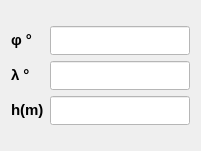
           <widget class="QWidget" name="layoutWidget">
            <property name="geometry">
             <rect>
              <x>460</x>
              <y>170</y>
              <width>201</width>
              <height>151</height>
             </rect>
            </property>
            <layout class="QGridLayout" name="gridLayout_3">
             <item row="0" column="0">
              <layout class="QGridLayout" name="gridLayout_21">
               <item row="1" column="0">
                <widget class="QLabel" name="label_35">
                 <property name="palette">
                  <palette>
                   <active>
                    <colorrole role="Button">
                     <brush brushstyle="SolidPattern">
                      <color alpha="255">
                       <red>187</red>
                       <green>231</green>
                       <blue>255</blue>
                      </color>
                     </brush>
                    </colorrole>
                    <colorrole role="Text">
                     <brush brushstyle="SolidPattern">
                      <color alpha="255">
                       <red>255</red>
                       <green>0</green>
                       <blue>0</blue>
                      </color>
                     </brush>
                    </colorrole>
                    <colorrole role="Base">
                     <brush brushstyle="SolidPattern">
                      <color alpha="255">
                       <red>187</red>
                       <green>231</green>
                       <blue>255</blue>
                      </color>
                     </brush>
                    </colorrole>
                    <colorrole role="Window">
                     <brush brushstyle="SolidPattern">
                      <color alpha="255">
                       <red>187</red>
                       <green>231</green>
                       <blue>255</blue>
                      </color>
                     </brush>
                    </colorrole>
                    <colorrole role="PlaceholderText">
                     <brush brushstyle="NoBrush">
                      <color alpha="128">
                       <red>255</red>
                       <green>0</green>
                       <blue>0</blue>
                      </color>
                     </brush>
                    </colorrole>
                   </active>
                   <inactive>
                    <colorrole role="Button">
                     <brush brushstyle="SolidPattern">
                      <color alpha="255">
                       <red>187</red>
                       <green>231</green>
                       <blue>255</blue>
                      </color>
                     </brush>
                    </colorrole>
                    <colorrole role="Text">
                     <brush brushstyle="SolidPattern">
                      <color alpha="255">
                       <red>255</red>
                       <green>0</green>
                       <blue>0</blue>
                      </color>
                     </brush>
                    </colorrole>
                    <colorrole role="Base">
                     <brush brushstyle="SolidPattern">
                      <color alpha="255">
                       <red>187</red>
                       <green>231</green>
                       <blue>255</blue>
                      </color>
                     </brush>
                    </colorrole>
                    <colorrole role="Window">
                     <brush brushstyle="SolidPattern">
                      <color alpha="255">
                       <red>187</red>
                       <green>231</green>
                       <blue>255</blue>
                      </color>
                     </brush>
                    </colorrole>
                    <colorrole role="PlaceholderText">
                     <brush brushstyle="NoBrush">
                      <color alpha="128">
                       <red>255</red>
                       <green>0</green>
                       <blue>0</blue>
                      </color>
                     </brush>
                    </colorrole>
                   </inactive>
                   <disabled>
                    <colorrole role="Button">
                     <brush brushstyle="SolidPattern">
                      <color alpha="255">
                       <red>187</red>
                       <green>231</green>
                       <blue>255</blue>
                      </color>
                     </brush>
                    </colorrole>
                    <colorrole role="Text">
                     <brush brushstyle="SolidPattern">
                      <color alpha="255">
                       <red>127</red>
                       <green>127</green>
                       <blue>127</blue>
                      </color>
                     </brush>
                    </colorrole>
                    <colorrole role="Base">
                     <brush brushstyle="SolidPattern">
                      <color alpha="255">
                       <red>187</red>
                       <green>231</green>
                       <blue>255</blue>
                      </color>
                     </brush>
                    </colorrole>
                    <colorrole role="Window">
                     <brush brushstyle="SolidPattern">
                      <color alpha="255">
                       <red>187</red>
                       <green>231</green>
                       <blue>255</blue>
                      </color>
                     </brush>
                    </colorrole>
                    <colorrole role="PlaceholderText">
                     <brush brushstyle="NoBrush">
                      <color alpha="128">
                       <red>255</red>
                       <green>0</green>
                       <blue>0</blue>
                      </color>
                     </brush>
                    </colorrole>
                   </disabled>
                  </palette>
                 </property>
                 <property name="font">
                  <font>
                   <family>MS Shell Dlg 2</family>
                   <pointsize>10</pointsize>
                   <weight>9</weight>
                   <italic>false</italic>
                   <bold>false</bold>
                  </font>
                 </property>
                 <property name="styleSheet">
                  <string notr="true">font: 75 10pt &quot;MS Shell Dlg 2&quot;;</string>
                 </property>
                 <property name="text">
                  <string>&lt;html&gt;&lt;head/&gt;&lt;body&gt;&lt;p&gt;&lt;span style=&quot; font-size:11pt; font-weight:600;&quot;&gt;      λ °            &lt;/span&gt;&lt;/p&gt;&lt;/body&gt;&lt;/html&gt;</string>
                 </property>
                </widget>
               </item>
               <item row="0" column="0">
                <widget class="QLabel" name="label_36">
                 <property name="palette">
                  <palette>
                   <active>
                    <colorrole role="Button">
                     <brush brushstyle="SolidPattern">
                      <color alpha="255">
                       <red>187</red>
                       <green>231</green>
                       <blue>255</blue>
                      </color>
                     </brush>
                    </colorrole>
                    <colorrole role="Text">
                     <brush brushstyle="SolidPattern">
                      <color alpha="255">
                       <red>255</red>
                       <green>0</green>
                       <blue>0</blue>
                      </color>
                     </brush>
                    </colorrole>
                    <colorrole role="Base">
                     <brush brushstyle="SolidPattern">
                      <color alpha="255">
                       <red>187</red>
                       <green>231</green>
                       <blue>255</blue>
                      </color>
                     </brush>
                    </colorrole>
                    <colorrole role="Window">
                     <brush brushstyle="SolidPattern">
                      <color alpha="255">
                       <red>187</red>
                       <green>231</green>
                       <blue>255</blue>
                      </color>
                     </brush>
                    </colorrole>
                    <colorrole role="PlaceholderText">
                     <brush brushstyle="NoBrush">
                      <color alpha="128">
                       <red>255</red>
                       <green>0</green>
                       <blue>0</blue>
                      </color>
                     </brush>
                    </colorrole>
                   </active>
                   <inactive>
                    <colorrole role="Button">
                     <brush brushstyle="SolidPattern">
                      <color alpha="255">
                       <red>187</red>
                       <green>231</green>
                       <blue>255</blue>
                      </color>
                     </brush>
                    </colorrole>
                    <colorrole role="Text">
                     <brush brushstyle="SolidPattern">
                      <color alpha="255">
                       <red>255</red>
                       <green>0</green>
                       <blue>0</blue>
                      </color>
                     </brush>
                    </colorrole>
                    <colorrole role="Base">
                     <brush brushstyle="SolidPattern">
                      <color alpha="255">
                       <red>187</red>
                       <green>231</green>
                       <blue>255</blue>
                      </color>
                     </brush>
                    </colorrole>
                    <colorrole role="Window">
                     <brush brushstyle="SolidPattern">
                      <color alpha="255">
                       <red>187</red>
                       <green>231</green>
                       <blue>255</blue>
                      </color>
                     </brush>
                    </colorrole>
                    <colorrole role="PlaceholderText">
                     <brush brushstyle="NoBrush">
                      <color alpha="128">
                       <red>255</red>
                       <green>0</green>
                       <blue>0</blue>
                      </color>
                     </brush>
                    </colorrole>
                   </inactive>
                   <disabled>
                    <colorrole role="Button">
                     <brush brushstyle="SolidPattern">
                      <color alpha="255">
                       <red>187</red>
                       <green>231</green>
                       <blue>255</blue>
                      </color>
                     </brush>
                    </colorrole>
                    <colorrole role="Text">
                     <brush brushstyle="SolidPattern">
                      <color alpha="255">
                       <red>127</red>
                       <green>127</green>
                       <blue>127</blue>
                      </color>
                     </brush>
                    </colorrole>
                    <colorrole role="Base">
                     <brush brushstyle="SolidPattern">
                      <color alpha="255">
                       <red>187</red>
                       <green>231</green>
                       <blue>255</blue>
                      </color>
                     </brush>
                    </colorrole>
                    <colorrole role="Window">
                     <brush brushstyle="SolidPattern">
                      <color alpha="255">
                       <red>187</red>
                       <green>231</green>
                       <blue>255</blue>
                      </color>
                     </brush>
                    </colorrole>
                    <colorrole role="PlaceholderText">
                     <brush brushstyle="NoBrush">
                      <color alpha="128">
                       <red>255</red>
                       <green>0</green>
                       <blue>0</blue>
                      </color>
                     </brush>
                    </colorrole>
                   </disabled>
                  </palette>
                 </property>
                 <property name="font">
                  <font>
                   <family>MS Shell Dlg 2</family>
                   <pointsize>10</pointsize>
                   <weight>9</weight>
                   <italic>false</italic>
                   <bold>false</bold>
                  </font>
                 </property>
                 <property name="styleSheet">
                  <string notr="true">font: 75 10pt &quot;MS Shell Dlg 2&quot;;</string>
                 </property>
                 <property name="text">
                  <string>&lt;html&gt;&lt;head/&gt;&lt;body&gt;&lt;p&gt;&lt;span style=&quot; font-size:11pt; font-weight:600; color:#000000;&quot;&gt;φ °&lt;/span&gt;&lt;/p&gt;&lt;/body&gt;&lt;/html&gt;</string>
                 </property>
                </widget>
               </item>
               <item row="2" column="0">
                <widget class="QLabel" name="label_37">
                 <property name="palette">
                  <palette>
                   <active>
                    <colorrole role="Button">
                     <brush brushstyle="SolidPattern">
                      <color alpha="255">
                       <red>187</red>
                       <green>231</green>
                       <blue>255</blue>
                      </color>
                     </brush>
                    </colorrole>
                    <colorrole role="Text">
                     <brush brushstyle="SolidPattern">
                      <color alpha="255">
                       <red>255</red>
                       <green>0</green>
                       <blue>0</blue>
                      </color>
                     </brush>
                    </colorrole>
                    <colorrole role="Base">
                     <brush brushstyle="SolidPattern">
                      <color alpha="255">
                       <red>187</red>
                       <green>231</green>
                       <blue>255</blue>
                      </color>
                     </brush>
                    </colorrole>
                    <colorrole role="Window">
                     <brush brushstyle="SolidPattern">
                      <color alpha="255">
                       <red>187</red>
                       <green>231</green>
                       <blue>255</blue>
                      </color>
                     </brush>
                    </colorrole>
                    <colorrole role="PlaceholderText">
                     <brush brushstyle="NoBrush">
                      <color alpha="128">
                       <red>255</red>
                       <green>0</green>
                       <blue>0</blue>
                      </color>
                     </brush>
                    </colorrole>
                   </active>
                   <inactive>
                    <colorrole role="Button">
                     <brush brushstyle="SolidPattern">
                      <color alpha="255">
                       <red>187</red>
                       <green>231</green>
                       <blue>255</blue>
                      </color>
                     </brush>
                    </colorrole>
                    <colorrole role="Text">
                     <brush brushstyle="SolidPattern">
                      <color alpha="255">
                       <red>255</red>
                       <green>0</green>
                       <blue>0</blue>
                      </color>
                     </brush>
                    </colorrole>
                    <colorrole role="Base">
                     <brush brushstyle="SolidPattern">
                      <color alpha="255">
                       <red>187</red>
                       <green>231</green>
                       <blue>255</blue>
                      </color>
                     </brush>
                    </colorrole>
                    <colorrole role="Window">
                     <brush brushstyle="SolidPattern">
                      <color alpha="255">
                       <red>187</red>
                       <green>231</green>
                       <blue>255</blue>
                      </color>
                     </brush>
                    </colorrole>
                    <colorrole role="PlaceholderText">
                     <brush brushstyle="NoBrush">
                      <color alpha="128">
                       <red>255</red>
                       <green>0</green>
                       <blue>0</blue>
                      </color>
                     </brush>
                    </colorrole>
                   </inactive>
                   <disabled>
                    <colorrole role="Button">
                     <brush brushstyle="SolidPattern">
                      <color alpha="255">
                       <red>187</red>
                       <green>231</green>
                       <blue>255</blue>
                      </color>
                     </brush>
                    </colorrole>
                    <colorrole role="Text">
                     <brush brushstyle="SolidPattern">
                      <color alpha="255">
                       <red>127</red>
                       <green>127</green>
                       <blue>127</blue>
                      </color>
                     </brush>
                    </colorrole>
                    <colorrole role="Base">
                     <brush brushstyle="SolidPattern">
                      <color alpha="255">
                       <red>187</red>
                       <green>231</green>
                       <blue>255</blue>
                      </color>
                     </brush>
                    </colorrole>
                    <colorrole role="Window">
                     <brush brushstyle="SolidPattern">
                      <color alpha="255">
                       <red>187</red>
                       <green>231</green>
                       <blue>255</blue>
                      </color>
                     </brush>
                    </colorrole>
                    <colorrole role="PlaceholderText">
                     <brush brushstyle="NoBrush">
                      <color alpha="128">
                       <red>255</red>
                       <green>0</green>
                       <blue>0</blue>
                      </color>
                     </brush>
                    </colorrole>
                   </disabled>
                  </palette>
                 </property>
                 <property name="font">
                  <font>
                   <family>MS Shell Dlg 2</family>
                   <pointsize>10</pointsize>
                   <weight>9</weight>
                   <italic>false</italic>
                   <bold>false</bold>
                  </font>
                 </property>
                 <property name="styleSheet">
                  <string notr="true">font: 75 10pt &quot;MS Shell Dlg 2&quot;;</string>
                 </property>
                 <property name="text">
                  <string>&lt;html&gt;&lt;head/&gt;&lt;body&gt;&lt;p&gt;&lt;span style=&quot; font-size:11pt; font-weight:600;&quot;&gt;      h(m)&lt;/span&gt;&lt;/p&gt;&lt;/body&gt;&lt;/html&gt;</string>
                 </property>
                </widget>
               </item>
              </layout>
             </item>
             <item row="0" column="1">
              <layout class="QGridLayout" name="gridLayout_22">
               <item row="2" column="0">
                <widget class="QLineEdit" name="h_trans1">
                 <property name="enabled">
                  <bool>false</bool>
                 </property>
                 <property name="palette">
                  <palette>
                   <active>
                    <colorrole role="Button">
                     <brush brushstyle="SolidPattern">
                      <color alpha="255">
                       <red>255</red>
                       <green>255</green>
                       <blue>255</blue>
                      </color>
                     </brush>
                    </colorrole>
                    <colorrole role="Base">
                     <brush brushstyle="SolidPattern">
                      <color alpha="255">
                       <red>255</red>
                       <green>255</green>
                       <blue>255</blue>
                      </color>
                     </brush>
                    </colorrole>
                    <colorrole role="Window">
                     <brush brushstyle="SolidPattern">
                      <color alpha="255">
                       <red>255</red>
                       <green>255</green>
                       <blue>255</blue>
                      </color>
                     </brush>
                    </colorrole>
                   </active>
                   <inactive>
                    <colorrole role="Button">
                     <brush brushstyle="SolidPattern">
                      <color alpha="255">
                       <red>255</red>
                       <green>255</green>
                       <blue>255</blue>
                      </color>
                     </brush>
                    </colorrole>
                    <colorrole role="Base">
                     <brush brushstyle="SolidPattern">
                      <color alpha="255">
                       <red>255</red>
                       <green>255</green>
                       <blue>255</blue>
                      </color>
                     </brush>
                    </colorrole>
                    <colorrole role="Window">
                     <brush brushstyle="SolidPattern">
                      <color alpha="255">
                       <red>255</red>
                       <green>255</green>
                       <blue>255</blue>
                      </color>
                     </brush>
                    </colorrole>
                   </inactive>
                   <disabled>
                    <colorrole role="Button">
                     <brush brushstyle="SolidPattern">
                      <color alpha="255">
                       <red>255</red>
                       <green>255</green>
                       <blue>255</blue>
                      </color>
                     </brush>
                    </colorrole>
                    <colorrole role="Base">
                     <brush brushstyle="SolidPattern">
                      <color alpha="255">
                       <red>255</red>
                       <green>255</green>
                       <blue>255</blue>
                      </color>
                     </brush>
                    </colorrole>
                    <colorrole role="Window">
                     <brush brushstyle="SolidPattern">
                      <color alpha="255">
                       <red>255</red>
                       <green>255</green>
                       <blue>255</blue>
                      </color>
                     </brush>
                    </colorrole>
                   </disabled>
                  </palette>
                 </property>
                 <property name="font">
                  <font>
                   <family>Calibri</family>
                   <pointsize>12</pointsize>
                  </font>
                 </property>
                 <property name="styleSheet">
                  <string notr="true">background-color: rgb(255, 255, 255);</string>
                 </property>
                </widget>
               </item>
               <item row="1" column="0">
                <widget class="QLineEdit" name="lam_tran1">
                 <property name="enabled">
                  <bool>false</bool>
                 </property>
                 <property name="palette">
                  <palette>
                   <active>
                    <colorrole role="Button">
                     <brush brushstyle="SolidPattern">
                      <color alpha="255">
                       <red>255</red>
                       <green>255</green>
                       <blue>255</blue>
                      </color>
                     </brush>
                    </colorrole>
                    <colorrole role="Base">
                     <brush brushstyle="SolidPattern">
                      <color alpha="255">
                       <red>255</red>
                       <green>255</green>
                       <blue>255</blue>
                      </color>
                     </brush>
                    </colorrole>
                    <colorrole role="Window">
                     <brush brushstyle="SolidPattern">
                      <color alpha="255">
                       <red>255</red>
                       <green>255</green>
                       <blue>255</blue>
                      </color>
                     </brush>
                    </colorrole>
                   </active>
                   <inactive>
                    <colorrole role="Button">
                     <brush brushstyle="SolidPattern">
                      <color alpha="255">
                       <red>255</red>
                       <green>255</green>
                       <blue>255</blue>
                      </color>
                     </brush>
                    </colorrole>
                    <colorrole role="Base">
                     <brush brushstyle="SolidPattern">
                      <color alpha="255">
                       <red>255</red>
                       <green>255</green>
                       <blue>255</blue>
                      </color>
                     </brush>
                    </colorrole>
                    <colorrole role="Window">
                     <brush brushstyle="SolidPattern">
                      <color alpha="255">
                       <red>255</red>
                       <green>255</green>
                       <blue>255</blue>
                      </color>
                     </brush>
                    </colorrole>
                   </inactive>
                   <disabled>
                    <colorrole role="Button">
                     <brush brushstyle="SolidPattern">
                      <color alpha="255">
                       <red>255</red>
                       <green>255</green>
                       <blue>255</blue>
                      </color>
                     </brush>
                    </colorrole>
                    <colorrole role="Base">
                     <brush brushstyle="SolidPattern">
                      <color alpha="255">
                       <red>255</red>
                       <green>255</green>
                       <blue>255</blue>
                      </color>
                     </brush>
                    </colorrole>
                    <colorrole role="Window">
                     <brush brushstyle="SolidPattern">
                      <color alpha="255">
                       <red>255</red>
                       <green>255</green>
                       <blue>255</blue>
                      </color>
                     </brush>
                    </colorrole>
                   </disabled>
                  </palette>
                 </property>
                 <property name="font">
                  <font>
                   <family>Calibri</family>
                   <pointsize>12</pointsize>
                  </font>
                 </property>
                 <property name="styleSheet">
                  <string notr="true">
background-color: rgb(255, 255, 255);
</string>
                 </property>
                </widget>
               </item>
               <item row="0" column="0">
                <widget class="QLineEdit" name="phi_trans1">
                 <property name="enabled">
                  <bool>false</bool>
                 </property>
                 <property name="palette">
                  <palette>
                   <active>
                    <colorrole role="Button">
                     <brush brushstyle="SolidPattern">
                      <color alpha="255">
                       <red>255</red>
                       <green>255</green>
                       <blue>255</blue>
                      </color>
                     </brush>
                    </colorrole>
                    <colorrole role="Base">
                     <brush brushstyle="SolidPattern">
                      <color alpha="255">
                       <red>255</red>
                       <green>255</green>
                       <blue>255</blue>
                      </color>
                     </brush>
                    </colorrole>
                    <colorrole role="Window">
                     <brush brushstyle="SolidPattern">
                      <color alpha="255">
                       <red>255</red>
                       <green>255</green>
                       <blue>255</blue>
                      </color>
                     </brush>
                    </colorrole>
                   </active>
                   <inactive>
                    <colorrole role="Button">
                     <brush brushstyle="SolidPattern">
                      <color alpha="255">
                       <red>255</red>
                       <green>255</green>
                       <blue>255</blue>
                      </color>
                     </brush>
                    </colorrole>
                    <colorrole role="Base">
                     <brush brushstyle="SolidPattern">
                      <color alpha="255">
                       <red>255</red>
                       <green>255</green>
                       <blue>255</blue>
                      </color>
                     </brush>
                    </colorrole>
                    <colorrole role="Window">
                     <brush brushstyle="SolidPattern">
                      <color alpha="255">
                       <red>255</red>
                       <green>255</green>
                       <blue>255</blue>
                      </color>
                     </brush>
                    </colorrole>
                   </inactive>
                   <disabled>
                    <colorrole role="Button">
                     <brush brushstyle="SolidPattern">
                      <color alpha="255">
                       <red>255</red>
                       <green>255</green>
                       <blue>255</blue>
                      </color>
                     </brush>
                    </colorrole>
                    <colorrole role="Base">
                     <brush brushstyle="SolidPattern">
                      <color alpha="255">
                       <red>255</red>
                       <green>255</green>
                       <blue>255</blue>
                      </color>
                     </brush>
                    </colorrole>
                    <colorrole role="Window">
                     <brush brushstyle="SolidPattern">
                      <color alpha="255">
                       <red>255</red>
                       <green>255</green>
                       <blue>255</blue>
                      </color>
                     </brush>
                    </colorrole>
                   </disabled>
                  </palette>
                 </property>
                 <property name="font">
                  <font>
                   <family>Calibri</family>
                   <pointsize>12</pointsize>
                  </font>
                 </property>
                 <property name="styleSheet">
                  <string notr="true">
background-color: rgb(255, 255, 255);</string>
                 </property>
                </widget>
               </item>
              </layout>
             </item>
            </layout>
           </widget>
